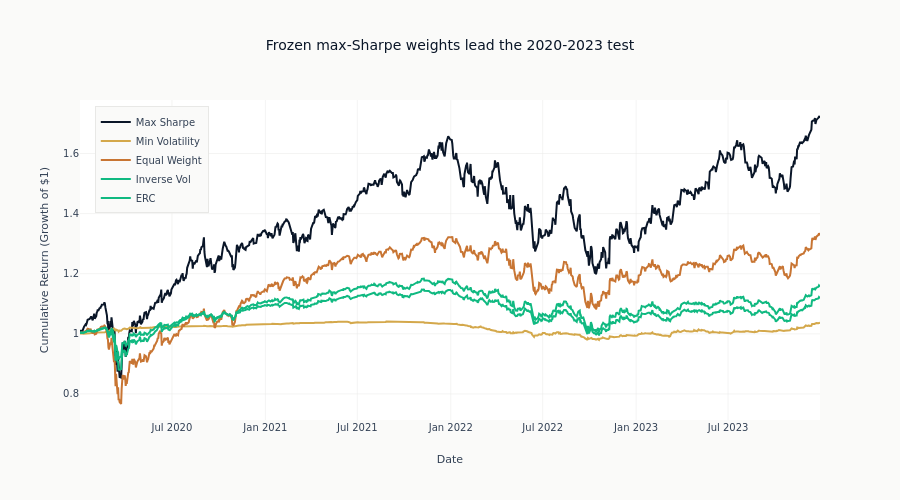

This figure's notebook cell:
### Markdown cell above
### Cumulative Returns Comparison

### Code cell
# Compute cumulative returns
fig = go.Figure()

for i, name in enumerate(test_portfolios):
    cum_ret = (1 + np.array(test_portfolio_returns[name])).cumprod()
    fig.add_scatter(
        x=test_dates,
        y=cum_ret,
        mode="lines",
        name=name,
        line=dict(color=ML4T_CATEGORICAL[i % len(ML4T_CATEGORICAL)]),
    )

fig.update_layout(
    title=(f"Frozen max-Sharpe weights lead the {int(TRAIN_END[:4]) + 1}-{END[:4]} test"),
    xaxis_title="Date",
    yaxis_title="Cumulative Return (Growth of $1)",
    height=500,
    legend=dict(
        yanchor="top",
        y=0.98,
        xanchor="left",
        x=0.02,
        bgcolor=COLORS["bg_light"],
    ),
)
fig.show()

### Figure 1 — Plotly figure (JSON) as saved in the notebook; plotly's stock layout.template omitted (floating-point values rounded to 4 significant figures; data arrays with more than 128 entries replaced by an {"elided": "..."} marker saying what was removed)
{"data": [{"line": {"color": "#0a1628"}, "mode": "lines", "name": "Max Sharpe", "type": "scatter", "x": {"elided": "1006 str values"}, "y": {"elided": "1006 float values"}}, {"line": {"color": "#D4A84B"}, "mode": "lines", "name": "Min Volatility", "type": "scatter", "x": {"elided": "1006 str values"}, "y": {"elided": "1006 float values"}}, {"line": {"color": "#C87533"}, "mode": "lines", "name": "Equal Weight", "type": "scatter", "x": {"elided": "1006 str values"}, "y": {"elided": "1006 float values"}}, {"line": {"color": "#10b981"}, "mode": "lines", "name": "Inverse Vol", "type": "scatter", "x": {"elided": "1006 str values"}, "y": {"elided": "1006 float values"}}, {"line": {"color": "#10b981"}, "mode": "lines", "name": "ERC", "type": "scatter", "x": {"elided": "1006 str values"}, "y": {"elided": "1006 float values"}}], "layout": {"height": 500, "legend": {"bgcolor": "#FAFAF9", "x": 0.02, "xanchor": "left", "y": 0.98, "yanchor": "top"}, "title": {"text": "Frozen max-Sharpe weights lead the 2020-2023 test"}, "xaxis": {"title": {"text": "Date"}}, "yaxis": {"title": {"text": "Cumulative Return (Growth of $1)"}}}}
